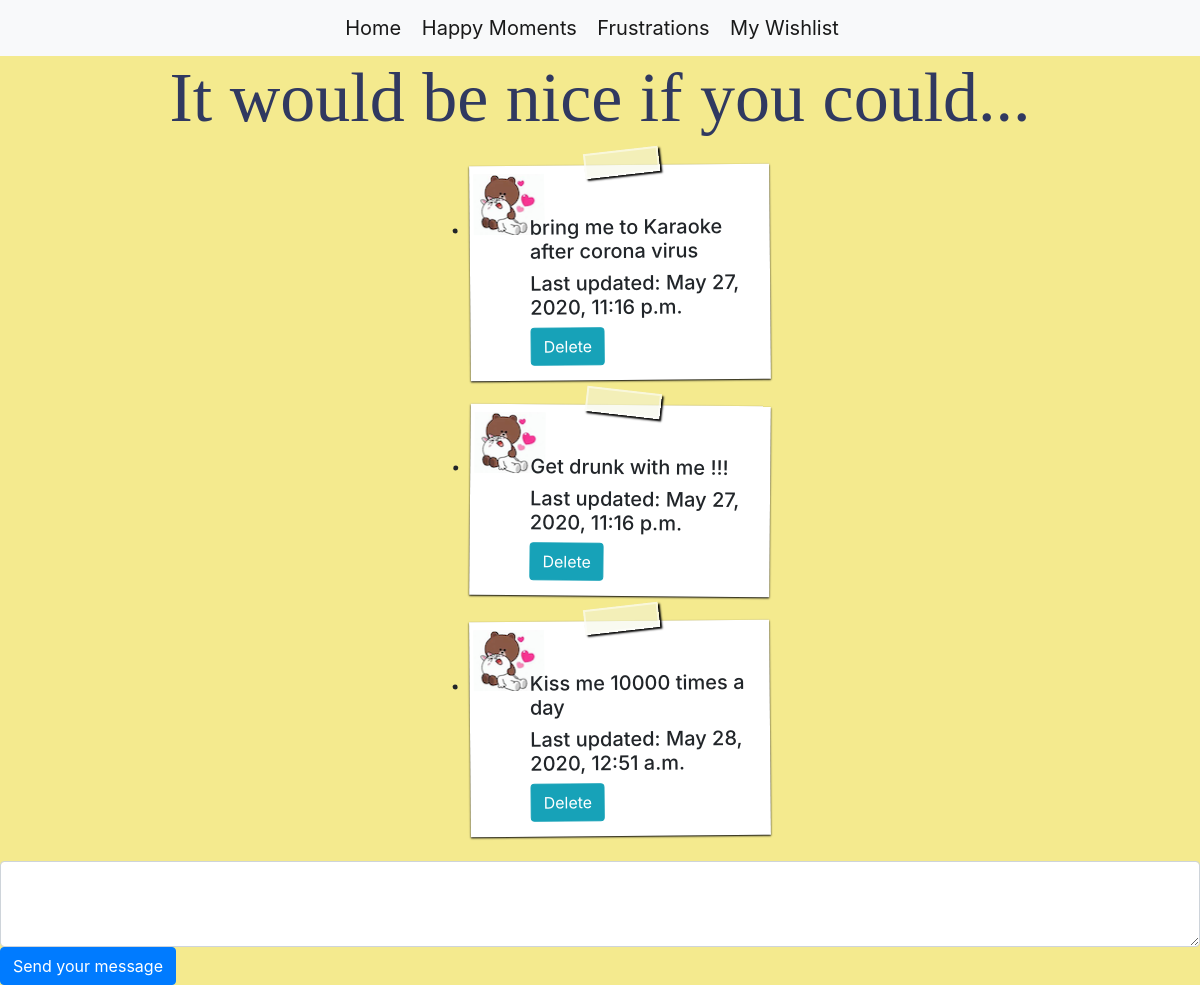
Screenshot of /expectation/ with the database file from the repository.
### fullhouseapi/models.py (models this page shows)
class ExpectationPage(models.Model):
    name = models.CharField(max_length=30)
    content = models.TextField()
    last_update = models.DateTimeField(default=datetime.now())

### fullhouseapi/views.py (the view)
# urls.py: path('expectation/', expectation_view, name='expectation'),
def expectation_view(request):
    allExpectations = ExpectationPage.objects.all()
    return render(request,'expectations.html',{'all_expectations':allExpectations})

### templates/expectations.html (shortened to what this page needs)
{% load static %}
<!DOCTYPE html>
<html lang="en">
  <head>
    <link
      rel="stylesheet"
      href="https://stackpath.bootstrapcdn.com/bootstrap/4.1.3/css/bootstrap.min.css"
    />
    <link rel="stylesheet" href="{% static 'css/style.css' %}" />
  </head>
  <body>
    {% include 'navbar.html' %}
    <div class="exp_bg">
      <h1 class="happyh1">It would be nice if you could...</h1>
      <ul id="notes">
        {% for expectation in all_expectations %}
        <li>
          <h5>{{expectation.content}}</h5>
          <h5>Last updated: {{expectation.last_update}}</h5>
          <form action="deleteExpectation/{{expectation.id}}/" method="post">
            <button type="submit" class="btn btn-info">Delete</button>
          </form>
        </li>
        {% endfor %}
      </ul>
      <form action="addExpectations/" method="post">
        <textarea
          class="form-control z-depth-1"
          id="exampleFormControlTextarea6"
          rows="3"
          type="text"
          name="content"
        ></textarea>
        <button type="submit" class="btn btn-primary" value="Send">
          Send your message
        </button>
      </form>
    </div>
  </body>
</html>

### fullhouseapi/static/css/style.css (style rules this page uses)
body, html { height: 100%; }
.happyh1 { text-align: center; font-size: 70px; font-family: 'Chalkduster'; color: #303960 }
.exp_bg { background-color: #f4ea8e; background-position: center; background-repeat:repeat-y; background-size: cover; }
#notes li { position: relative; width: 300px; min-height: 100px; margin: 25px auto; padding: 50px 20px 15px 60px; background: #fff url('../img/happy_notes.png') no-repeat 4px 8px; -webkit-box-shadow: 0 2px 12px rgba(0,0,0,.5); -moz-box-shadow: 0 2px 12px rgba(0,0,0,.5); box-shadow: 0 1px 2px #000; -webkit-transform: rotate(-.5deg); -moz-transform: rotate(-.5deg); -o-transform: rotate(-.5deg); }
#notes li:nth-child(even) { -webkit-transform: rotate(.5deg); -moz-transform: rotate(.5deg); -o-transform: rotate(.5deg); }
#notes li::before { content: ' '; display: block; position: absolute; left: 115px; top: -15px; width: 75px; height: 25px; z-index: 2; background-color: rgba(243,245,228,0.5); border: 2px solid rgba(255,255,255,0.5); -webkit-box-shadow: 0 0 5px #888; -moz-box-shadow: 0 0 5px #888; box-shadow: 2px 2px 2px #000; -webkit-transform: rotate(-6deg); -moz-transform: rotate(-6deg); -o-transform: rotate(-6deg); }
#notes li:nth-child(even)::before { -webkit-transform: rotate(6deg); -moz-transform: rotate(6deg); -o-transform: rotate(6deg); }

### rows the page displays
ExpectationPage: content "bring me to Karaoke after corona virus", last_update "May 27, 2020, 11:16 p.m."
ExpectationPage: content "Get drunk with me !!!", last_update "May 27, 2020, 11:16 p.m."
ExpectationPage: content "Kiss me 10000 times a day", last_update "May 28, 2020, 12:51 a.m."
